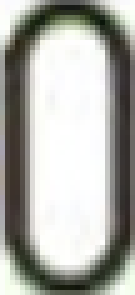
#> input picture train/0_114.png, 27 x 59 px (shown 5 times larger); its folder holds only this picture in this run
$ python -i testseg.py   (imports and definitions only)
#> lines starting #> are read from the running program, lines starting #| are printed output that depends on the picture; after the words box and inside, x2 and y2 are one past the last pixel; in counts of white or black regions, pixels touching at a corner belong together
#> further down, picture is the input picture: shape (59, 27, 3); mean B, G, R 166.8, 172.6, 172
import cv2
import numpy as np
import os

def remove_other_color(img):
    frame = cv2.GaussianBlur(img, (3,3), 0)
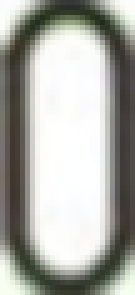
#> frame: shape (59, 27, 3) (shown 5 times larger); mean B, G, R 165.3, 171.2, 170.7
    hsv = cv2.cvtColor(frame, cv2.COLOR_BGR2HSV)
#> hsv: shape (59, 27, 3); mean H, S, V 42.9, 19.1, 172.7
    # define range of blue color in HSV
    lower_blue = np.array([60,60,0])
    upper_blue = np.array([215,255,120])
    # Threshold the HSV image to get only blue colors
    mask_blue = cv2.inRange(hsv, lower_blue, upper_blue)
#> mask_blue: shape (59, 27); every value is 0

    lower_white = np.array([0,0,128], dtype=np.uint8)
    upper_white = np.array([255,255,255], dtype=np.uint8)
    # Threshold the HSV image to get only blue colors
    mask_white = cv2.inRange(hsv, lower_white, upper_white)
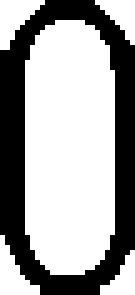
#> mask_white: shape (59, 27) (shown 5 times larger); 63% white; 1 black region, box (x1, y1, x2, y2) and area: (0, 0, 27, 59) 589

    lower_black = np.array([0,0,0], dtype=np.uint8)
    upper_black = np.array([170,150,50], dtype=np.uint8)

    mask_black = cv2.inRange(hsv, lower_black, upper_black)
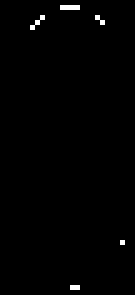
#> mask_black: shape (59, 27) (shown 5 times larger); 0.75% white in thin lines or dots, all inside (x1, y1, x2, y2) = (6, 1, 25, 58)

    mask_1 = cv2.bitwise_or(mask_blue, mask_white)
    mask = cv2.bitwise_or(mask_1, mask_black)
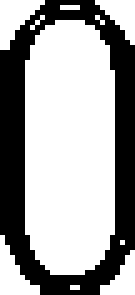
#> mask: shape (59, 27) (shown 5 times larger); 63.8% white; 1 black region, box (x1, y1, x2, y2) and area: (0, 0, 27, 59) 577
    # Bitwise-AND mask and original image
    #res = cv2.bitwise_and(frame,frame, mask= mask)
    return mask


# Ordinary license plate value is 0.95, new energy license plate is changed to 0.9
segmentation_spacing = 0.9
directory = r'C:/Users/Marin/Desktop/6.SEM/Zavrsni/regeCrop'
results = []
name = 1
# [100 lines not run here, left out]
array = np.array_split(results, 5)
# [1 line that did not run here, left out]
# [1 line that did not run here, left out]
# [1 line that did not run here, left out]
# [1 line that did not run here, left out]
# [1 line that did not run here, left out]
# [6 lines not run here, left out]

>>> import cv2
>>> picture = cv2.imread('train/0_114.png')
>>> result = remove_other_color(picture)

$ run again, on train/0_115.png
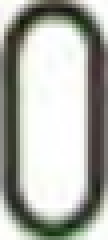
#> input picture train/0_115.png, 27 x 60 px (shown 4 times larger)
#> picture is the input picture: shape (60, 27, 3); mean B, G, R 169.8, 176.8, 175.1
#> hsv: shape (60, 27, 3); mean H, S, V 44.2, 19.9, 177.1
#> in remove_other_color, `mask_blue = cv2.inRange(hsv, lower_blue, upper_blue)`:
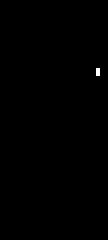
#> mask_blue: shape (60, 27) (shown 4 times larger); 0.12% white in thin lines or dots, all inside (x1, y1, x2, y2) = (24, 17, 25, 19)
#> mask_white: shape (60, 27); 64% white; 1 black region, box (x1, y1, x2, y2) and area: (0, 0, 27, 60) 583
#> mask_black: shape (60, 27); 0.99% white in thin lines or dots, all inside (x1, y1, x2, y2) = (5, 2, 19, 7)
#> mask_1: shape (60, 27); 64.1% white; 1 black region, box (x1, y1, x2, y2) and area: (0, 0, 27, 60) 581
#> in remove_other_color, `mask = cv2.bitwise_or(mask_1, mask_black)`:
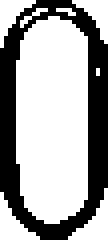
#> mask: shape (60, 27) (shown 4 times larger); 65.1% white; 1 black region, box (x1, y1, x2, y2) and area: (0, 0, 27, 60) 565

$ run again, on train/0_122.png
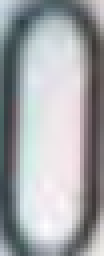
#> input picture train/0_122.png, 26 x 64 px (shown 4 times larger)
#> picture is the input picture: shape (64, 26, 3); mean B, G, R 168.9, 166, 163.7
#> hsv: shape (64, 26, 3); mean H, S, V 108.8, 20.7, 171.2
#> in remove_other_color, `mask_blue = cv2.inRange(hsv, lower_blue, upper_blue)`:
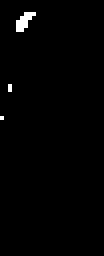
#> mask_blue: shape (64, 26) (shown 4 times larger); 1% white in thin lines or dots, all inside (x1, y1, x2, y2) = (0, 3, 9, 30)
#> mask_white: shape (64, 26); 66.3% white; 1 black region, box (x1, y1, x2, y2) and area: (0, 0, 26, 64) 561
#> mask_black: shape (64, 26); every value is 0
#> in remove_other_color, `mask_1 = cv2.bitwise_or(mask_blue, mask_white)`:
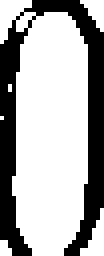
#> mask_1: shape (64, 26) (shown 4 times larger); 67.3% white; 1 black region, box (x1, y1, x2, y2) and area: (0, 0, 26, 64) 544

$ run again, on train/0_153.png
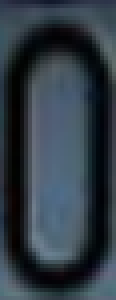
#> input picture train/0_153.png, 29 x 75 px (shown 4 times larger)
#> picture is the input picture: shape (75, 29, 3); mean B, G, R 68.1, 58.7, 47.9
#> hsv: shape (75, 29, 3); mean H, S, V 101.1, 84.7, 68
#> in remove_other_color, `mask_blue = cv2.inRange(hsv, lower_blue, upper_blue)`:
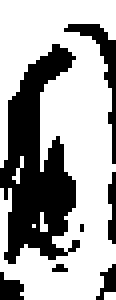
#> mask_blue: shape (75, 29) (shown 4 times larger); 64.7% white; 7 black regions (2 under 20 px), largest, box (x1, y1, x2, y2) and area: (0, 11, 20, 66) 590, (16, 6, 29, 41) 88, (0, 68, 6, 75) 30, (27, 43, 29, 61) 28, (24, 66, 29, 75) 23
#> mask_white: shape (75, 29); 2.9% white; 4 white regions (3 under 20 px), largest, box (x1, y1, x2, y2) and area: (11, 45, 18, 57) 43
#> mask_black: shape (75, 29); 29.9% white; 4 white regions (3 under 20 px), largest, box (x1, y1, x2, y2) and area: (0, 6, 29, 73) 642
#> mask_1: shape (75, 29); 67.6% white; 9 black regions (4 under 20 px), largest, box (x1, y1, x2, y2) and area: (0, 11, 20, 66) 526, (16, 6, 29, 41) 88, (0, 68, 6, 75) 30, (27, 43, 29, 61) 28, (24, 66, 29, 75) 21
#> in remove_other_color, `mask = cv2.bitwise_or(mask_1, mask_black)`:
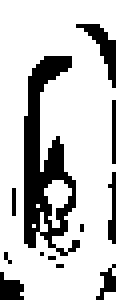
#> mask: shape (75, 29) (shown 4 times larger); 77.6% white; 12 black regions (7 under 20 px), largest, box (x1, y1, x2, y2) and area: (6, 14, 20, 64) 327, (19, 6, 29, 22) 53, (0, 68, 6, 75) 30, (27, 43, 29, 61) 24, (24, 66, 29, 75) 21
